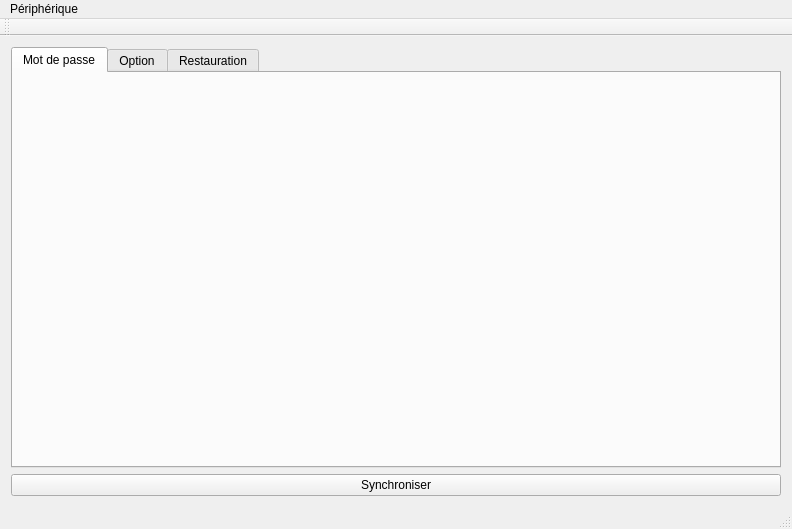
<?xml version="1.0" encoding="UTF-8"?>
<ui version="4.0">
 <class>MainWindow</class>
 <widget class="QMainWindow" name="MainWindow">
  <property name="geometry">
   <rect>
    <x>0</x>
    <y>0</y>
    <width>792</width>
    <height>529</height>
   </rect>
  </property>
  <property name="windowTitle">
   <string>MainWindow</string>
  </property>
  <widget class="QWidget" name="centralWidget">
   <layout class="QVBoxLayout" name="verticalLayout">
    <item>
     <widget class="QTabWidget" name="tabWidget">
      <property name="currentIndex">
       <number>0</number>
      </property>
      <widget class="QWidget" name="tabPwd">
       <attribute name="title">
        <string>Mot de passe</string>
       </attribute>
       <layout class="QVBoxLayout" name="verticalLayout_15"/>
      </widget>
      <widget class="QWidget" name="tabOption">
       <attribute name="title">
        <string>Option</string>
       </attribute>
       <layout class="QVBoxLayout" name="verticalLayout_10"/>
      </widget>
      <widget class="QWidget" name="tabRestore">
       <attribute name="title">
        <string>Restauration</string>
       </attribute>
       <layout class="QHBoxLayout" name="horizontalLayout_9"/>
      </widget>
     </widget>
    </item>
    <item>
     <widget class="QPushButton" name="buttonSync">
      <property name="text">
       <string>Synchroniser</string>
      </property>
     </widget>
    </item>
   </layout>
  </widget>
  <widget class="QMenuBar" name="menuBar">
   <property name="geometry">
    <rect>
     <x>0</x>
     <y>0</y>
     <width>792</width>
     <height>25</height>
    </rect>
   </property>
   <widget class="QMenu" name="menuP_riph_rique">
    <property name="title">
     <string>Périphérique</string>
    </property>
    <addaction name="actionConnect"/>
    <addaction name="actionResolve"/>
    <addaction name="actionDisconnect"/>
   </widget>
   <addaction name="menuP_riph_rique"/>
  </widget>
  <widget class="QToolBar" name="mainToolBar">
   <attribute name="toolBarArea">
    <enum>TopToolBarArea</enum>
   </attribute>
   <attribute name="toolBarBreak">
    <bool>false</bool>
   </attribute>
  </widget>
  <widget class="QStatusBar" name="statusBar"/>
  <action name="actionConnect">
   <property name="text">
    <string>Connexion</string>
   </property>
  </action>
  <action name="actionResolve">
   <property name="text">
    <string>Résoudre les problèmes</string>
   </property>
  </action>
  <action name="actionDisconnect">
   <property name="enabled">
    <bool>false</bool>
   </property>
   <property name="text">
    <string>Déconnexion</string>
   </property>
  </action>
 </widget>
 <layoutdefault spacing="6" margin="11"/>
 <resources/>
 <connections/>
</ui>
